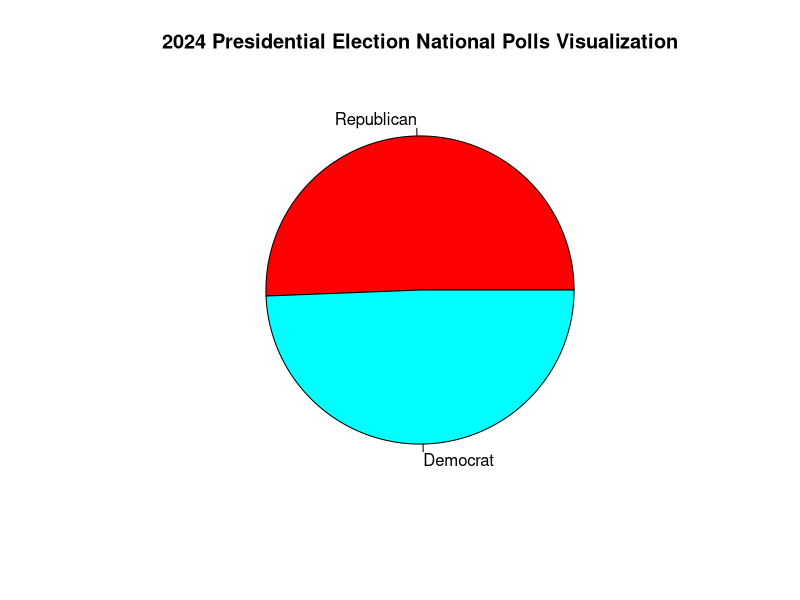
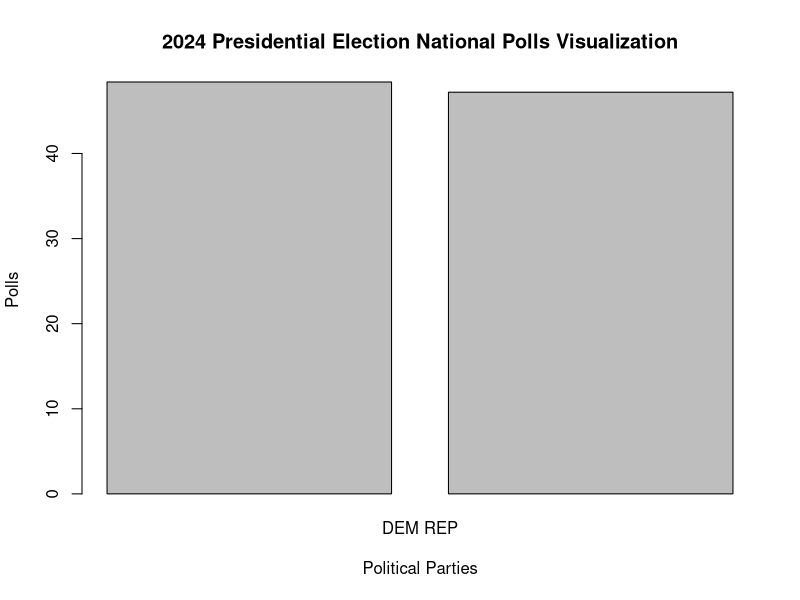

R code for these plots, in order:
PoliticalParties <- c("Democrat", "Republican")
Polls <- c(48.4, 47.2)
pie(Polls, main = "2024 Presidential Election National Polls Visualization", col = rainbow(length(Polls)), labels = c("Republican", "Democrat"))
barplot(Polls,main="2024 Presidential Election National Polls Visualization", xlab="Political Parties", ylab = "Polls",names.arg = "DEM REP")
